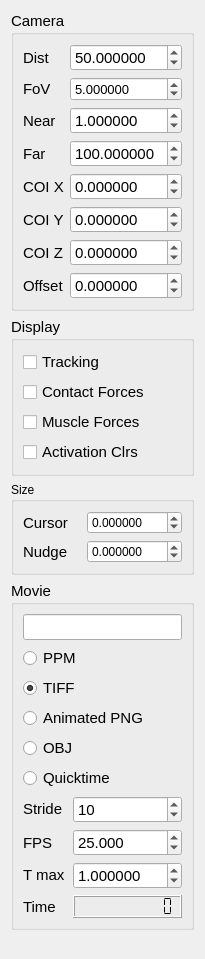
       <widget class="QWidget" name="scrollAreaWidgetContents_3">
        <property name="geometry">
         <rect>
          <x>0</x>
          <y>0</y>
          <width>205</width>
          <height>959</height>
         </rect>
        </property>
        <layout class="QGridLayout" name="gridLayout_10">
         <item row="0" column="0">
          <widget class="QGroupBox" name="groupBoxCamera">
           <property name="font">
            <font>
             <pointsize>11</pointsize>
            </font>
           </property>
           <property name="title">
            <string>Camera</string>
           </property>
           <layout class="QGridLayout" name="gridLayout">
            <item row="0" column="1">
             <widget class="QDoubleSpinBox" name="doubleSpinBoxDistance">
              <property name="sizePolicy">
               <sizepolicy hsizetype="Preferred" vsizetype="Fixed">
                <horstretch>0</horstretch>
                <verstretch>0</verstretch>
               </sizepolicy>
              </property>
              <property name="mouseTracking">
               <bool>true</bool>
              </property>
              <property name="focusPolicy">
               <enum>Qt::WheelFocus</enum>
              </property>
              <property name="toolTip">
               <string>Distance of the viewpoint from the centre of view</string>
              </property>
              <property name="statusTip">
               <string>View distance</string>
              </property>
              <property name="decimals">
               <number>6</number>
              </property>
              <property name="minimum">
               <double>0.000001000000000</double>
              </property>
              <property name="maximum">
               <double>999.000000000000000</double>
              </property>
              <property name="value">
               <double>50.000000000000000</double>
              </property>
             </widget>
            </item>
            <item row="0" column="0">
             <widget class="QLabel" name="label_5">
              <property name="font">
               <font>
                <pointsize>11</pointsize>
               </font>
              </property>
              <property name="text">
               <string>Dist</string>
              </property>
             </widget>
            </item>
            <item row="1" column="0">
             <widget class="QLabel" name="label_6">
              <property name="font">
               <font>
                <pointsize>11</pointsize>
               </font>
              </property>
              <property name="text">
               <string>FoV</string>
              </property>
             </widget>
            </item>
            <item row="1" column="1">
             <widget class="QDoubleSpinBox" name="doubleSpinBoxFoV">
              <property name="sizePolicy">
               <sizepolicy hsizetype="Preferred" vsizetype="Fixed">
                <horstretch>0</horstretch>
                <verstretch>0</verstretch>
               </sizepolicy>
              </property>
              <property name="font">
               <font>
                <pointsize>10</pointsize>
               </font>
              </property>
              <property name="mouseTracking">
               <bool>true</bool>
              </property>
              <property name="toolTip">
               <string>Field of view in degrees</string>
              </property>
              <property name="statusTip">
               <string>Field of view</string>
              </property>
              <property name="decimals">
               <number>6</number>
              </property>
              <property name="minimum">
               <double>0.010000000000000</double>
              </property>
              <property name="maximum">
               <double>179.000000000000000</double>
              </property>
              <property name="singleStep">
               <double>0.100000000000000</double>
              </property>
              <property name="value">
               <double>5.000000000000000</double>
              </property>
             </widget>
            </item>
            <item row="4" column="0">
             <widget class="QLabel" name="label_7">
              <property name="font">
               <font>
                <pointsize>11</pointsize>
               </font>
              </property>
              <property name="text">
               <string>COI X</string>
              </property>
             </widget>
            </item>
            <item row="4" column="1">
             <widget class="QDoubleSpinBox" name="doubleSpinBoxCOIX">
              <property name="sizePolicy">
               <sizepolicy hsizetype="Preferred" vsizetype="Fixed">
                <horstretch>0</horstretch>
                <verstretch>0</verstretch>
               </sizepolicy>
              </property>
              <property name="mouseTracking">
               <bool>true</bool>
              </property>
              <property name="toolTip">
               <string>Centre of interest (x coordinate)</string>
              </property>
              <property name="statusTip">
               <string>COI X</string>
              </property>
              <property name="decimals">
               <number>6</number>
              </property>
              <property name="minimum">
               <double>-999.000000000000000</double>
              </property>
              <property name="maximum">
               <double>999.000000000000000</double>
              </property>
              <property name="singleStep">
               <double>0.100000000000000</double>
              </property>
             </widget>
            </item>
            <item row="5" column="0">
             <widget class="QLabel" name="label_8">
              <property name="font">
               <font>
                <pointsize>11</pointsize>
               </font>
              </property>
              <property name="text">
               <string>COI Y</string>
              </property>
             </widget>
            </item>
            <item row="5" column="1">
             <widget class="QDoubleSpinBox" name="doubleSpinBoxCOIY">
              <property name="sizePolicy">
               <sizepolicy hsizetype="Preferred" vsizetype="Fixed">
                <horstretch>0</horstretch>
                <verstretch>0</verstretch>
               </sizepolicy>
              </property>
              <property name="mouseTracking">
               <bool>true</bool>
              </property>
              <property name="toolTip">
               <string>Centre of interest (y coordinate)</string>
              </property>
              <property name="statusTip">
               <string>COI Y</string>
              </property>
              <property name="decimals">
               <number>6</number>
              </property>
              <property name="minimum">
               <double>-999.000000000000000</double>
              </property>
              <property name="maximum">
               <double>999.000000000000000</double>
              </property>
              <property name="singleStep">
               <double>0.100000000000000</double>
              </property>
             </widget>
            </item>
            <item row="6" column="0">
             <widget class="QLabel" name="label_9">
              <property name="font">
               <font>
                <pointsize>11</pointsize>
               </font>
              </property>
              <property name="text">
               <string>COI Z</string>
              </property>
             </widget>
            </item>
            <item row="6" column="1">
             <widget class="QDoubleSpinBox" name="doubleSpinBoxCOIZ">
              <property name="sizePolicy">
               <sizepolicy hsizetype="Preferred" vsizetype="Fixed">
                <horstretch>0</horstretch>
                <verstretch>0</verstretch>
               </sizepolicy>
              </property>
              <property name="mouseTracking">
               <bool>true</bool>
              </property>
              <property name="toolTip">
               <string>Centre of interest (x coordinate)</string>
              </property>
              <property name="statusTip">
               <string>COI Z</string>
              </property>
              <property name="decimals">
               <number>6</number>
              </property>
              <property name="minimum">
               <double>-999.000000000000000</double>
              </property>
              <property name="maximum">
               <double>999.000000000000000</double>
              </property>
              <property name="singleStep">
               <double>0.100000000000000</double>
              </property>
             </widget>
            </item>
            <item row="2" column="1">
             <widget class="QDoubleSpinBox" name="doubleSpinBoxNear">
              <property name="decimals">
               <number>6</number>
              </property>
              <property name="minimum">
               <double>0.000001000000000</double>
              </property>
              <property name="maximum">
               <double>999.000000000000000</double>
              </property>
              <property name="value">
               <double>1.000000000000000</double>
              </property>
             </widget>
            </item>
            <item row="2" column="0">
             <widget class="QLabel" name="label_14">
              <property name="font">
               <font>
                <pointsize>11</pointsize>
               </font>
              </property>
              <property name="text">
               <string>Near</string>
              </property>
             </widget>
            </item>
            <item row="3" column="1">
             <widget class="QDoubleSpinBox" name="doubleSpinBoxFar">
              <property name="decimals">
               <number>6</number>
              </property>
              <property name="minimum">
               <double>0.000001000000000</double>
              </property>
              <property name="maximum">
               <double>999.000000000000000</double>
              </property>
              <property name="value">
               <double>100.000000000000000</double>
              </property>
             </widget>
            </item>
            <item row="3" column="0">
             <widget class="QLabel" name="label_15">
              <property name="font">
               <font>
                <pointsize>11</pointsize>
               </font>
              </property>
              <property name="text">
               <string>Far</string>
              </property>
             </widget>
            </item>
            <item row="7" column="1">
             <widget class="QDoubleSpinBox" name="doubleSpinBoxTrackingOffset">
              <property name="sizePolicy">
               <sizepolicy hsizetype="Preferred" vsizetype="Fixed">
                <horstretch>0</horstretch>
                <verstretch>0</verstretch>
               </sizepolicy>
              </property>
              <property name="mouseTracking">
               <bool>true</bool>
              </property>
              <property name="toolTip">
               <string>Centre of interest (x coordinate)</string>
              </property>
              <property name="statusTip">
               <string>COI Z</string>
              </property>
              <property name="decimals">
               <number>6</number>
              </property>
              <property name="minimum">
               <double>-999.000000000000000</double>
              </property>
              <property name="maximum">
               <double>999.000000000000000</double>
              </property>
              <property name="singleStep">
               <double>0.100000000000000</double>
              </property>
             </widget>
            </item>
            <item row="7" column="0">
             <widget class="QLabel" name="label_17">
              <property name="font">
               <font>
                <pointsize>11</pointsize>
               </font>
              </property>
              <property name="text">
               <string>Offset</string>
              </property>
             </widget>
            </item>
           </layout>
          </widget>
         </item>
         <item row="1" column="0">
          <widget class="QGroupBox" name="groupBoxDisplay">
           <property name="font">
            <font>
             <pointsize>11</pointsize>
            </font>
           </property>
           <property name="title">
            <string>Display</string>
           </property>
           <layout class="QGridLayout" name="gridLayout_2">
            <item row="0" column="0">
             <widget class="QCheckBox" name="checkBoxTracking">
              <property name="sizePolicy">
               <sizepolicy hsizetype="Preferred" vsizetype="Fixed">
                <horstretch>0</horstretch>
                <verstretch>0</verstretch>
               </sizepolicy>
              </property>
              <property name="font">
               <font>
                <pointsize>11</pointsize>
               </font>
              </property>
              <property name="toolTip">
               <string>Move the centre of interest and camera with simulation</string>
              </property>
              <property name="statusTip">
               <string>Track the simulation</string>
              </property>
              <property name="text">
               <string>Tracking</string>
              </property>
             </widget>
            </item>
            <item row="1" column="0">
             <widget class="QCheckBox" name="checkBoxContactForce">
              <property name="sizePolicy">
               <sizepolicy hsizetype="Preferred" vsizetype="Fixed">
                <horstretch>0</horstretch>
                <verstretch>0</verstretch>
               </sizepolicy>
              </property>
              <property name="font">
               <font>
                <pointsize>11</pointsize>
               </font>
              </property>
              <property name="toolTip">
               <string>Display contact forces on the simulation</string>
              </property>
              <property name="statusTip">
               <string>Display contact forces</string>
              </property>
              <property name="text">
               <string>Contact Forces</string>
              </property>
             </widget>
            </item>
            <item row="2" column="0">
             <widget class="QCheckBox" name="checkBoxMuscleForce">
              <property name="sizePolicy">
               <sizepolicy hsizetype="Preferred" vsizetype="Fixed">
                <horstretch>0</horstretch>
                <verstretch>0</verstretch>
               </sizepolicy>
              </property>
              <property name="font">
               <font>
                <pointsize>11</pointsize>
               </font>
              </property>
              <property name="toolTip">
               <string>Display muscle forces on the simulation</string>
              </property>
              <property name="statusTip">
               <string>Display muscle forces</string>
              </property>
              <property name="text">
               <string>Muscle Forces</string>
              </property>
             </widget>
            </item>
            <item row="3" column="0">
             <widget class="QCheckBox" name="checkBoxActivationColours">
              <property name="sizePolicy">
               <sizepolicy hsizetype="Preferred" vsizetype="Fixed">
                <horstretch>0</horstretch>
                <verstretch>0</verstretch>
               </sizepolicy>
              </property>
              <property name="font">
               <font>
                <pointsize>11</pointsize>
               </font>
              </property>
              <property name="toolTip">
               <string>Display colours representing the activation level of the muscle</string>
              </property>
              <property name="statusTip">
               <string>Colour muscles to show activation</string>
              </property>
              <property name="text">
               <string>Activation Clrs</string>
              </property>
             </widget>
            </item>
           </layout>
          </widget>
         </item>
         <item row="3" column="0">
          <widget class="QGroupBox" name="groupBoxMovie">
           <property name="font">
            <font>
             <pointsize>11</pointsize>
            </font>
           </property>
           <property name="title">
            <string>Movie</string>
           </property>
           <layout class="QGridLayout" name="gridLayout_3">
            <item row="7" column="0">
             <widget class="QLabel" name="label_16">
              <property name="font">
               <font>
                <pointsize>11</pointsize>
               </font>
              </property>
              <property name="text">
               <string>FPS</string>
              </property>
             </widget>
            </item>
            <item row="9" column="1">
             <widget class="QLCDNumber" name="lcdNumberTime">
              <property name="sizePolicy">
               <sizepolicy hsizetype="Preferred" vsizetype="Fixed">
                <horstretch>0</horstretch>
                <verstretch>0</verstretch>
               </sizepolicy>
              </property>
              <property name="toolTip">
               <string>Simulation time</string>
              </property>
              <property name="smallDecimalPoint">
               <bool>false</bool>
              </property>
              <property name="digitCount">
               <number>10</number>
              </property>
              <property name="segmentStyle">
               <enum>QLCDNumber::Flat</enum>
              </property>
             </widget>
            </item>
            <item row="0" column="0" colspan="2">
             <widget class="QLineEdit" name="lineEditMovieFolder">
              <property name="sizePolicy">
               <sizepolicy hsizetype="Preferred" vsizetype="Fixed">
                <horstretch>0</horstretch>
                <verstretch>0</verstretch>
               </sizepolicy>
              </property>
              <property name="toolTip">
               <string>Set the folder is where movie stills are saved</string>
              </property>
              <property name="statusTip">
               <string>Movie folder</string>
              </property>
             </widget>
            </item>
            <item row="2" column="0" colspan="2">
             <widget class="QRadioButton" name="radioButtonTIFF">
              <property name="sizePolicy">
               <sizepolicy hsizetype="Preferred" vsizetype="Fixed">
                <horstretch>0</horstretch>
                <verstretch>0</verstretch>
               </sizepolicy>
              </property>
              <property name="font">
               <font>
                <pointsize>11</pointsize>
               </font>
              </property>
              <property name="toolTip">
               <string>Use TIFF Format for movie stills</string>
              </property>
              <property name="statusTip">
               <string>TIFF Format</string>
              </property>
              <property name="text">
               <string>TIFF</string>
              </property>
              <property name="checked">
               <bool>true</bool>
              </property>
             </widget>
            </item>
            <item row="1" column="0" colspan="2">
             <widget class="QRadioButton" name="radioButtonPPM">
              <property name="sizePolicy">
               <sizepolicy hsizetype="Preferred" vsizetype="Fixed">
                <horstretch>0</horstretch>
                <verstretch>0</verstretch>
               </sizepolicy>
              </property>
              <property name="font">
               <font>
                <pointsize>11</pointsize>
               </font>
              </property>
              <property name="toolTip">
               <string>Use Portable Pixmap Format for movie stills</string>
              </property>
              <property name="statusTip">
               <string>Portable Pixmap Format</string>
              </property>
              <property name="text">
               <string>PPM</string>
              </property>
             </widget>
            </item>
            <item row="3" column="0" colspan="2">
             <widget class="QRadioButton" name="radioButtonAPNG">
              <property name="sizePolicy">
               <sizepolicy hsizetype="Preferred" vsizetype="Fixed">
                <horstretch>0</horstretch>
                <verstretch>0</verstretch>
               </sizepolicy>
              </property>
              <property name="font">
               <font>
                <pointsize>11</pointsize>
               </font>
              </property>
              <property name="toolTip">
               <string>Use POVRay Ray-Tracing Format for movie stills</string>
              </property>
              <property name="statusTip">
               <string>POVRay Format</string>
              </property>
              <property name="text">
               <string>Animated PNG</string>
              </property>
             </widget>
            </item>
            <item row="4" column="0" colspan="2">
             <widget class="QRadioButton" name="radioButtonOBJ">
              <property name="sizePolicy">
               <sizepolicy hsizetype="Preferred" vsizetype="Fixed">
                <horstretch>0</horstretch>
                <verstretch>0</verstretch>
               </sizepolicy>
              </property>
              <property name="font">
               <font>
                <pointsize>11</pointsize>
               </font>
              </property>
              <property name="toolTip">
               <string>Use Wavefront OBJ Format for movie stills</string>
              </property>
              <property name="statusTip">
               <string>Wavefront OBJ</string>
              </property>
              <property name="text">
               <string>OBJ</string>
              </property>
             </widget>
            </item>
            <item row="6" column="0">
             <widget class="QLabel" name="label_11">
              <property name="sizePolicy">
               <sizepolicy hsizetype="Preferred" vsizetype="Fixed">
                <horstretch>0</horstretch>
                <verstretch>0</verstretch>
               </sizepolicy>
              </property>
              <property name="font">
               <font>
                <pointsize>11</pointsize>
               </font>
              </property>
              <property name="text">
               <string>Stride</string>
              </property>
             </widget>
            </item>
            <item row="6" column="1">
             <widget class="QSpinBox" name="spinBoxSkip">
              <property name="sizePolicy">
               <sizepolicy hsizetype="Preferred" vsizetype="Fixed">
                <horstretch>0</horstretch>
                <verstretch>0</verstretch>
               </sizepolicy>
              </property>
              <property name="mouseTracking">
               <bool>true</bool>
              </property>
              <property name="toolTip">
               <string>Set the frequecy of screen update for the simulation</string>
              </property>
              <property name="statusTip">
               <string>Integration steps per screen step</string>
              </property>
              <property name="minimum">
               <number>1</number>
              </property>
              <property name="maximum">
               <number>999999</number>
              </property>
              <property name="value">
               <number>10</number>
              </property>
             </widget>
            </item>
            <item row="8" column="0">
             <widget class="QLabel" name="label_12">
              <property name="sizePolicy">
               <sizepolicy hsizetype="Preferred" vsizetype="Fixed">
                <horstretch>0</horstretch>
                <verstretch>0</verstretch>
               </sizepolicy>
              </property>
              <property name="font">
               <font>
                <pointsize>11</pointsize>
               </font>
              </property>
              <property name="text">
               <string>T max</string>
              </property>
             </widget>
            </item>
            <item row="8" column="1">
             <widget class="QDoubleSpinBox" name="doubleSpinBoxTimeMax">
              <property name="sizePolicy">
               <sizepolicy hsizetype="Preferred" vsizetype="Fixed">
                <horstretch>0</horstretch>
                <verstretch>0</verstretch>
               </sizepolicy>
              </property>
              <property name="mouseTracking">
               <bool>true</bool>
              </property>
              <property name="toolTip">
               <string>Set the simulation time limit</string>
              </property>
              <property name="statusTip">
               <string>Simulation time limit</string>
              </property>
              <property name="decimals">
               <number>6</number>
              </property>
              <property name="maximum">
               <double>999.000000000000000</double>
              </property>
              <property name="singleStep">
               <double>0.100000000000000</double>
              </property>
              <property name="value">
               <double>1.000000000000000</double>
              </property>
             </widget>
            </item>
            <item row="5" column="0" colspan="2">
             <widget class="QRadioButton" name="radioButtonQuicktime">
              <property name="sizePolicy">
               <sizepolicy hsizetype="Preferred" vsizetype="Fixed">
                <horstretch>0</horstretch>
                <verstretch>0</verstretch>
               </sizepolicy>
              </property>
              <property name="font">
               <font>
                <pointsize>11</pointsize>
               </font>
              </property>
              <property name="toolTip">
               <string>Use Quicktime Format for complete movie</string>
              </property>
              <property name="statusTip">
               <string>Quicktime Format</string>
              </property>
              <property name="text">
               <string>Quicktime</string>
              </property>
              <property name="checked">
               <bool>false</bool>
              </property>
             </widget>
            </item>
            <item row="9" column="0">
             <widget class="QLabel" name="label_13">
              <property name="font">
               <font>
                <pointsize>11</pointsize>
               </font>
              </property>
              <property name="text">
               <string>Time</string>
              </property>
             </widget>
            </item>
            <item row="7" column="1">
             <widget class="QDoubleSpinBox" name="doubleSpinBoxFPS">
              <property name="decimals">
               <number>3</number>
              </property>
              <property name="minimum">
               <double>0.010000000000000</double>
              </property>
              <property name="maximum">
               <double>999.000000000000000</double>
              </property>
              <property name="value">
               <double>25.000000000000000</double>
              </property>
             </widget>
            </item>
           </layout>
          </widget>
         </item>
         <item row="4" column="0">
          <spacer name="verticalSpacer">
           <property name="orientation">
            <enum>Qt::Vertical</enum>
           </property>
           <property name="sizeHint" stdset="0">
            <size>
             <width>20</width>
             <height>40</height>
            </size>
           </property>
          </spacer>
         </item>
         <item row="2" column="0">
          <widget class="QGroupBox" name="groupBox">
           <property name="title">
            <string>Size</string>
           </property>
           <layout class="QGridLayout" name="gridLayout_8">
            <item row="0" column="0">
             <widget class="QLabel" name="label_10">
              <property name="font">
               <font>
                <pointsize>11</pointsize>
               </font>
              </property>
              <property name="text">
               <string>Cursor</string>
              </property>
             </widget>
            </item>
            <item row="1" column="0">
             <widget class="QLabel" name="label_18">
              <property name="font">
               <font>
                <pointsize>11</pointsize>
               </font>
              </property>
              <property name="text">
               <string>Nudge</string>
              </property>
             </widget>
            </item>
            <item row="0" column="1">
             <widget class="QDoubleSpinBox" name="doubleSpinBoxCursorSize">
              <property name="sizePolicy">
               <sizepolicy hsizetype="Preferred" vsizetype="Fixed">
                <horstretch>0</horstretch>
                <verstretch>0</verstretch>
               </sizepolicy>
              </property>
              <property name="mouseTracking">
               <bool>true</bool>
              </property>
              <property name="toolTip">
               <string>Centre of interest (x coordinate)</string>
              </property>
              <property name="statusTip">
               <string>COI Z</string>
              </property>
              <property name="decimals">
               <number>6</number>
              </property>
              <property name="minimum">
               <double>-999.000000000000000</double>
              </property>
              <property name="maximum">
               <double>999.000000000000000</double>
              </property>
              <property name="singleStep">
               <double>0.100000000000000</double>
              </property>
             </widget>
            </item>
            <item row="1" column="1">
             <widget class="QDoubleSpinBox" name="doubleSpinBoxCursorNudge">
              <property name="sizePolicy">
               <sizepolicy hsizetype="Preferred" vsizetype="Fixed">
                <horstretch>0</horstretch>
                <verstretch>0</verstretch>
               </sizepolicy>
              </property>
              <property name="mouseTracking">
               <bool>true</bool>
              </property>
              <property name="toolTip">
               <string>Centre of interest (x coordinate)</string>
              </property>
              <property name="statusTip">
               <string>COI Z</string>
              </property>
              <property name="decimals">
               <number>6</number>
              </property>
              <property name="minimum">
               <double>-999.000000000000000</double>
              </property>
              <property name="maximum">
               <double>999.000000000000000</double>
              </property>
              <property name="singleStep">
               <double>0.100000000000000</double>
              </property>
             </widget>
            </item>
           </layout>
          </widget>
         </item>
        </layout>
       </widget>
